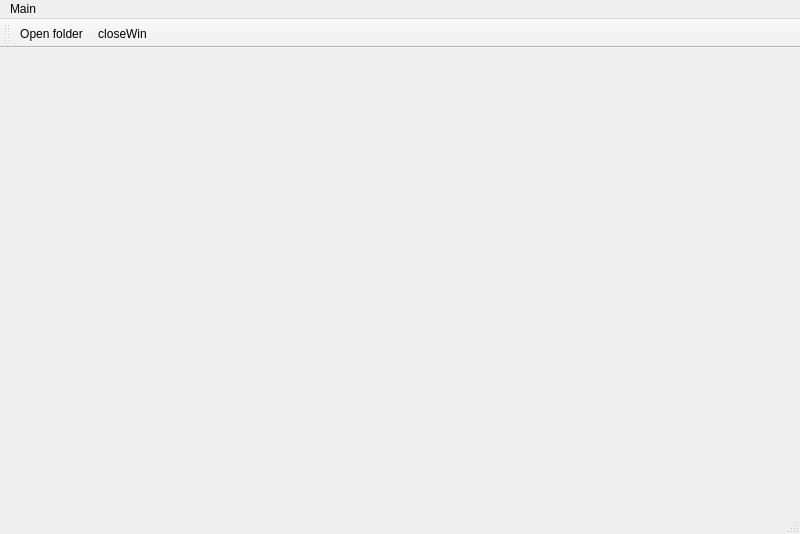
<?xml version="1.0" encoding="UTF-8"?>
<ui version="4.0">
 <class>MainWindow</class>
 <widget class="QMainWindow" name="MainWindow">
  <property name="geometry">
   <rect>
    <x>0</x>
    <y>0</y>
    <width>800</width>
    <height>534</height>
   </rect>
  </property>
  <property name="windowTitle">
   <string>MainWindow</string>
  </property>
  <widget class="QWidget" name="centralwidget"/>
  <widget class="QStatusBar" name="statusbar"/>
  <widget class="QMenuBar" name="menuBar">
   <property name="geometry">
    <rect>
     <x>0</x>
     <y>0</y>
     <width>800</width>
     <height>18</height>
    </rect>
   </property>
   <widget class="QMenu" name="menuMain">
    <property name="title">
     <string>Main</string>
    </property>
    <addaction name="actionOpen_folder"/>
    <addaction name="separator"/>
    <addaction name="actionabout"/>
   </widget>
   <addaction name="menuMain"/>
  </widget>
  <widget class="QToolBar" name="toolBar">
   <property name="windowTitle">
    <string>toolBar</string>
   </property>
   <attribute name="toolBarArea">
    <enum>TopToolBarArea</enum>
   </attribute>
   <attribute name="toolBarBreak">
    <bool>false</bool>
   </attribute>
   <addaction name="actionOpen_folder"/>
   <addaction name="actioncloseWin"/>
  </widget>
  <action name="actionOpen_folder">
   <property name="icon">
    <iconset resource="rs.qrc.txt">
     <normaloff>:/wowss/D:/World of Warcraft/Screenshots/WoWScrnShot_090417_234435.jpg</normaloff>:/wowss/D:/World of Warcraft/Screenshots/WoWScrnShot_090417_234435.jpg</iconset>
   </property>
   <property name="text">
    <string>Open folder</string>
   </property>
   <property name="toolTip">
    <string>Open folder</string>
   </property>
  </action>
  <action name="actioncloseWin">
   <property name="icon">
    <iconset resource="rs.qrc.txt">
     <normaloff>:/wowss/D:/World of Warcraft/Screenshots/WoWScrnShot_090417_235148.jpg</normaloff>:/wowss/D:/World of Warcraft/Screenshots/WoWScrnShot_090417_235148.jpg</iconset>
   </property>
   <property name="text">
    <string>closeWin</string>
   </property>
   <property name="toolTip">
    <string>closeWin</string>
   </property>
  </action>
  <action name="actionabout">
   <property name="text">
    <string>about</string>
   </property>
  </action>
 </widget>
 <resources>
  <include location="rs.qrc.txt"/>
 </resources>
 <connections/>
</ui>
